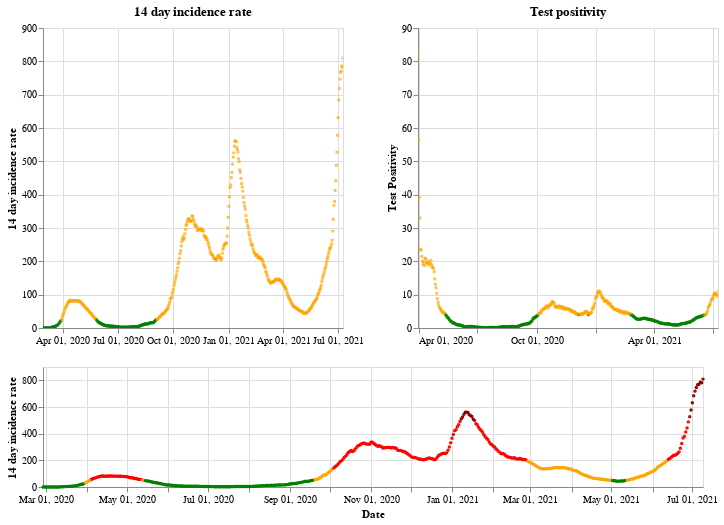

Notebook code for this chart:
### Markdown cell above
## Scotland

### Code cell
plot_traffic_light('Scotland')

### Figure 1 — Vega-Lite specification as saved in the notebook (floating-point values rounded to 4 significant figures; data arrays with more than 128 entries replaced by an {"elided": "..."} marker saying what was removed)
{"config": {"view": {"continuousWidth": 400, "continuousHeight": 300}}, "vconcat": [{"hconcat": [{"mark": {"type": "point", "size": 2}, "encoding": {"color": {"condition": {"value": "green", "test": "(datum.twoWeeklyCasesRate <= 25)"}, "value": "orange"}, "tooltip": [{"type": "nominal", "field": "areaName"}, {"type": "temporal", "field": "date"}, {"type": "quantitative", "field": "twoWeeklyCasesRate"}, {"type": "quantitative", "field": "testPositivity"}], "x": {"type": "temporal", "axis": {"title": ""}, "field": "date", "scale": {"domain": {"selection": "DateBrush"}}, "timeUnit": "yearmonthdate"}, "y": {"type": "quantitative", "axis": {"title": "14 day incidence rate"}, "field": "twoWeeklyCasesRate"}}, "title": "14 day incidence rate", "width": 300}, {"mark": {"type": "point", "size": 2}, "encoding": {"color": {"condition": {"value": "green", "test": "(datum.testPositivity <= 4)"}, "value": "orange"}, "tooltip": [{"type": "nominal", "field": "areaName"}, {"type": "temporal", "field": "date"}, {"type": "quantitative", "field": "twoWeeklyCasesRate"}, {"type": "quantitative", "field": "testPositivity"}], "x": {"type": "temporal", "axis": {"title": ""}, "field": "date", "scale": {"domain": {"selection": "DateBrush"}}, "timeUnit": "yearmonthdate"}, "y": {"type": "quantitative", "axis": {"title": "Test Positivity"}, "field": "testPositivity"}}, "title": "Test positivity", "width": 300}]}, {"layer": [{"mark": {"type": "point", "size": 2}, "encoding": {"color": {"condition": {"value": "orange", "test": "(((datum.testPositivity < 4) && (datum.twoWeeklyCasesRate >= 50)) && (datum.twoWeeklyCasesRate < 200))"}, "value": "red"}, "opacity": {"condition": {"value": 1, "test": "((datum.twoWeeklyCasesRate >= 50) && (datum.twoWeeklyCasesRate < 500))"}, "value": 0}, "tooltip": [{"type": "nominal", "field": "areaName"}, {"type": "temporal", "field": "date"}, {"type": "quantitative", "field": "twoWeeklyCasesRate"}, {"type": "quantitative", "field": "testPositivity"}], "x": {"type": "temporal", "axis": {"title": "Date"}, "field": "date", "timeUnit": "yearmonthdate"}, "y": {"type": "quantitative", "axis": {"title": "14 day incidence rate"}, "field": "twoWeeklyCasesRate"}}, "selection": {"DateBrush": {"type": "interval", "encodings": ["x"], "fields": ["Time"]}}}, {"mark": {"type": "point", "size": 2}, "encoding": {"color": {"value": "darkred"}, "opacity": {"condition": {"value": 1, "test": "(datum.twoWeeklyCasesRate >= 500)"}, "value": 0}, "tooltip": [{"type": "nominal", "field": "areaName"}, {"type": "temporal", "field": "date"}, {"type": "quantitative", "field": "twoWeeklyCasesRate"}, {"type": "quantitative", "field": "testPositivity"}], "x": {"type": "temporal", "axis": {"title": "Date"}, "field": "date", "timeUnit": "yearmonthdate"}, "y": {"type": "quantitative", "axis": {"title": "14 day incidence rate"}, "field": "twoWeeklyCasesRate"}}}, {"mark": {"type": "point", "size": 2}, "encoding": {"color": {"condition": {"value": "green", "test": "((datum.testPositivity < 4) && (datum.twoWeeklyCasesRate < 50))"}, "value": "orange"}, "opacity": {"condition": {"value": 1, "test": "(datum.twoWeeklyCasesRate < 50)"}, "value": 0}, "tooltip": [{"type": "nominal", "field": "areaName"}, {"type": "temporal", "field": "date"}, {"type": "quantitative", "field": "twoWeeklyCasesRate"}, {"type": "quantitative", "field": "testPositivity"}], "x": {"type": "temporal", "axis": {"title": "Date"}, "field": "date", "timeUnit": "yearmonthdate"}, "y": {"type": "quantitative", "axis": {"title": "14 day incidence rate"}, "field": "twoWeeklyCasesRate"}}}], "height": 120, "width": 660}], "data": {"name": "data-7cf38b27443dec5af6dae127d24d6a92"}, "$schema": "https://vega.github.io/schema/vega-lite/v4.8.1.json", "datasets": {"data-7cf38b27443dec5af6dae127d24d6a92": {"elided": "498 records"}}}
